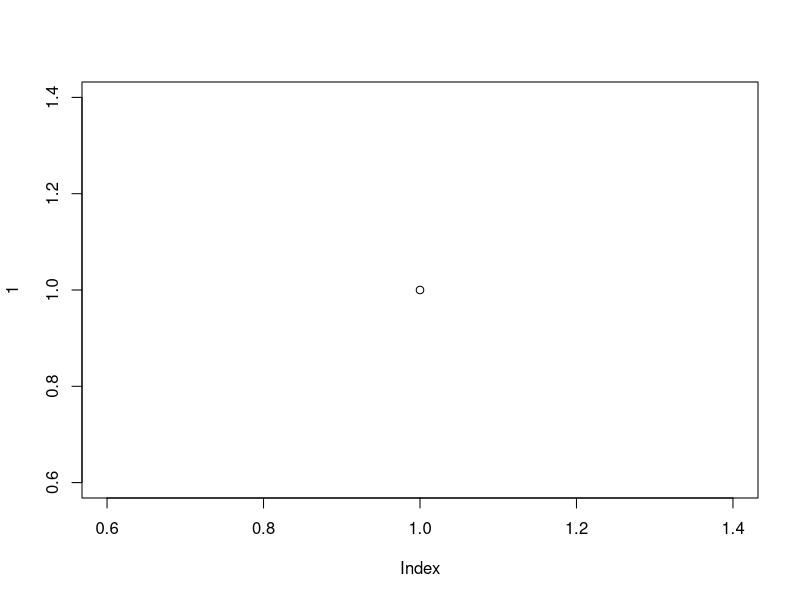

Write R code to recreate this figure.
## ---- chunk 1
cap <- glue::glue(
  '
  **ここからキャプションです．**

  　fig.capは，チャンクの評価終了後に評価されます．
  従って，図を作るチャンクの中に，fig.capに与える文字列を持つ変数を作ることができます．

  　また，長いキャプションは，ほどほどの長さで改行したいですね．
  チャンクオプションは改行を許しませんが，チャンク内なら自在です．
  paste() を使うと，

      paste(
      "AAA", 
      "BBB",
      "CCC"
      )

  といった具合にコンマとダブルクオーテーションマークを多様する必要があります．
  glueパッケージも使うと楽でいいですね．
  キャプションとして必要かどうかはさておいて，マークダウン記法が許されます．
  空白4つでコードブロック化もできます．

  glueでは改行のために空白行を挟むらしいのですが，
  knit時にMarkdown記法と勘違いされて，段落分けされてしまいます．

  強制改行するには，スペース二つを  
  末尾に置きましょう．

  バックスラッシュ2つ\\
  でバックスラッシュをエスケープしても
  Pandoc Markdown風の改行にはならないみたいです．

  **ここまでキャプションです．**
  '
)

plot(1)
